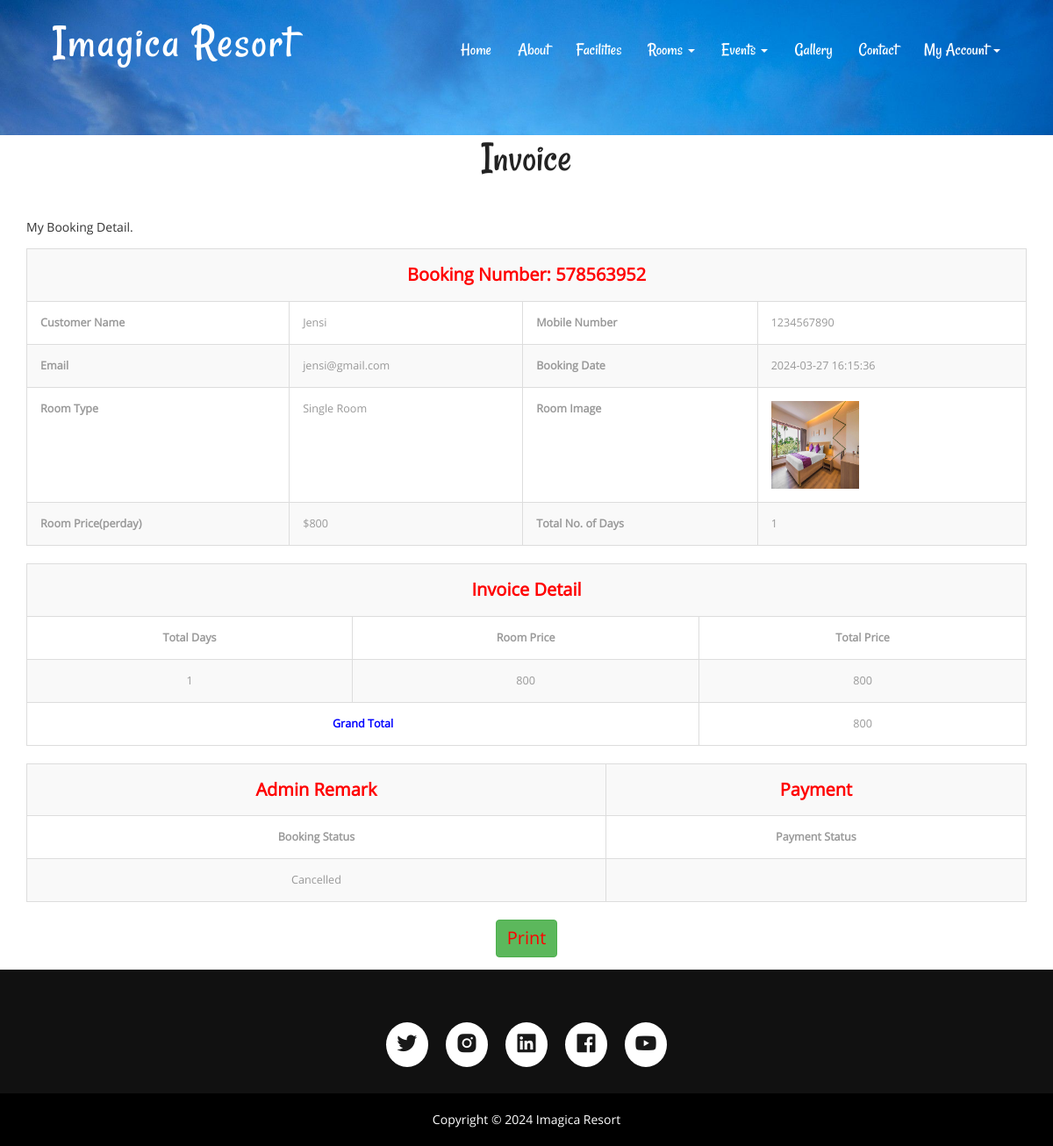
The app's page /invoice.php?invid=3 (signed in) with its own data.
### tables this page shows
CREATE TABLE `tblbooking` (
  `ID` int(10) NOT NULL,
  `RoomId` int(5) DEFAULT NULL,
  `BookingNumber` varchar(120) DEFAULT NULL,
  `UserID` int(5) NOT NULL,
  `IDType` varchar(120) DEFAULT NULL,
  `Gender` varchar(50) DEFAULT NULL,
  `Address` mediumtext DEFAULT NULL,
  `CheckinDate` varchar(200) DEFAULT NULL,
  `CheckoutDate` varchar(200) DEFAULT NULL,
  `BookingDate` timestamp NULL DEFAULT current_timestamp(),
  `Remark` varchar(50) DEFAULT NULL,
  `Status` varchar(50) DEFAULT NULL,
  `UpdationDate` timestamp NULL DEFAULT NULL ON UPDATE current_timestamp(),
  `payment` varchar(20) DEFAULT NULL COMMENT 'unpaid/paid '
);

CREATE TABLE `tbluser` (
  `ID` int(10) NOT NULL,
  `FullName` varchar(200) DEFAULT NULL,
  `MobileNumber` bigint(10) DEFAULT NULL,
  `Email` varchar(120) DEFAULT NULL,
  `Password` varchar(120) DEFAULT NULL,
  `RegDate` timestamp NULL DEFAULT current_timestamp()
);

CREATE TABLE `tblcategory` (
  `ID` int(10) NOT NULL,
  `CategoryName` varchar(120) DEFAULT NULL,
  `Description` mediumtext DEFAULT NULL,
  `Price` int(5) NOT NULL,
  `Date` timestamp NULL DEFAULT current_timestamp()
);

CREATE TABLE `tblroom` (
  `ID` int(10) NOT NULL,
  `RoomType` int(10) DEFAULT NULL,
  `RoomName` varchar(200) DEFAULT NULL,
  `MaxAdult` int(5) DEFAULT NULL,
  `MaxChild` int(5) DEFAULT NULL,
  `RoomDesc` mediumtext DEFAULT NULL,
  `NoofBed` int(5) DEFAULT NULL,
  `Image` varchar(200) DEFAULT NULL,
  `RoomFacility` varchar(200) DEFAULT NULL,
  `CreationDate` timestamp NULL DEFAULT current_timestamp()
);

### invoice.php (the view, shortened to what this page needs)
 <?php
include('includes/dbconnection.php');
if (strlen($_SESSION['hbmsuid']==0)) {
  header('location:logout.php');
  } else{
?>
<!DOCTYPE HTML>
<html>
<head>
<link href="css/bootstrap.css" rel="stylesheet" type="text/css" media="all">
<link href="css/style.css" rel="stylesheet" type="text/css" media="all" />
</head>
<body>
			<div class="header head-top">
				<div class="container">
	<?php include_once('includes/header.php');?>
		</div>
</div>
	<div class="typography">
			<div class="container">
				<div class="typography-info">
					<h2 class="type">Invoice</h2>
				</div>
				<p>My Booking Detail.</p>
				<div class="bs-docs-example">
					<?php
$invid=$_GET['invid'];
$sql="SELECT tblbooking.BookingNumber,tbluser.FullName,DATEDIFF(tblbooking.CheckoutDate,tblbooking.CheckinDate) as ddf,tbluser.MobileNumber,tbluser.Email,tblbooking.IDType,tblbooking.Gender,tblbooking.Address,tblbooking.CheckinDate,tblbooking.CheckoutDate,tblbooking.BookingDate,tblbooking.Remark,tblbooking.Status,tblbooking.UpdationDate,tblbooking.payment,tblcategory.CategoryName,tblcategory.Description,tblcategory.Price,tblroom.RoomName,tblroom.MaxAdult,tblroom.MaxChild,tblroom.RoomDesc,tblroom.NoofBed,tblroom.Image,tblroom.RoomFacility
from tblbooking
join tblroom on tblbooking.RoomId=tblroom.ID
join tblcategory on tblcategory.ID=tblroom.RoomType
join tbluser on tblbooking.UserID=tbluser.ID
where tblbooking.ID=:invid";
$query = $dbh -> prepare($sql);
$query-> bindParam(':invid', $invid, PDO::PARAM_STR);
$query->execute();
$results=$query->fetchAll(PDO::FETCH_OBJ);
$cnt=1;
if($query->rowCount() > 0)
{
foreach($results as $row)
{               ?>
                            <table border="1" class="table table-bordered table-striped table-vcenter js-dataTable-full-pagination">
                                            <tr>
    <th colspan="5" style="text-align: center;color: red;font-size: 20px">Booking Number: <?php  echo $row->BookingNumber;?></th>
  </tr>
  <tr>
    <th>Customer Name</th>
    <td><?php  echo $row->FullName;?></td>
   <th>Mobile Number</th>
    <td colspan="2"><?php  echo $row->MobileNumber;?></td>
  </tr>
  <tr>
    <th>Email</th>
    <td><?php  echo $row->Email;?></td>
    <th>Booking Date</th>
    <td colspan="2"><?php  echo $row->BookingDate;?></td>
  </tr>
   <tr>
    <th>Room Type</th>
    <td><?php  echo $row->CategoryName;?></td>
    <th>Room Image</th>
    <td><img src="admin/images/<?php echo $row->Image;?>" width="100" height="100" value="<?php  echo $row->Image;?>"></td>
  </tr>
 <tr>
    <th>Room Price(perday)</th>
    <td>$<?php  echo $row->Price;?></td>
    <th>Total No. of Days</th>
    <td colspan="2"><?php  echo $row->ddf;?></td>
  </tr>
<table border="1" class="table table-bordered table-striped table-vcenter js-dataTable-full-pagination">
  <tr>
    <th colspan="5" style="text-align: center;color: red;font-size: 20px">Invoice Detail</th>
  </tr>
  <tr>
    <th style="text-align: center;">Total Days</th>
   <th style="text-align: center;">Room Price</th>
   <th style="text-align: center;">Total Price</th>
  </tr>
<tr>
  <td style="text-align: center;"><?php  echo $ddf=$row->ddf;?></td>
  <td style="text-align: center;"><?php  echo $tp= $row->Price;?></td>
<td style="text-align: center;"><?php  echo $total= $ddf*$tp;?></td>
  </tr>
  <?php
$grandtotal+=$total;
$cnt=$cnt+1;} ?>
<tr>
  <th colspan="2" style="text-align:center;color: blue">Grand Total </th>
<td colspan="2" style="text-align: center;"><?php  echo $grandtotal;?></td>
</tr>
<?php $cnt=$cnt+1;} ?>
</table>
<table border="1" class="table table-bordered table-striped table-vcenter js-dataTable-full-pagination">
  <tr>
    <th  style="text-align: center;color: red;font-size: 20px">Admin Remark</th>
    <th  style="text-align: center;color: red;font-size: 20px">Payment</th>
  </tr>
  <tr>
    <th style="text-align: center;">Booking Status</th>
    <th style="text-align: center;">Payment Status</th>
</tr>
<tr>
  <td style="text-align: center;"><?php  echo $status=$row->Status;?></td>
  <td style="text-align: center;"><?php  echo $row->payment;?></td>
</tr>
</table>
</table>
<p style="text-align: center;font-size: 20px">
  <input name="Submit2" type="submit" class="btn btn-success" style="color: red;font-size: 20px" value="Print" onClick="return f3();" style="cursor: pointer;"  /></p>
				</div>
			</div>
	</div>
				<?php include_once('includes/footer.php');?>
</body>
</html>
<?php }  ?>

### css/style.css (style rules this page uses)
h1,h2,h3,h4,h5,h6 { padding:0 0; margin:0 0; }
p { padding:0 0; margin:0 0; }
body { padding:0 0; margin:0 0; font-family: 'OpenSans-Regular' }
.header { background:url(../images/b1.jpg) no-repeat 0px 0px; background-size:cover; -webkit-background-size: cover; -moz-background-size: cover; -o-background-size: cover; -ms-background-size: cover; min-height:764px; padding-bottom: 4em; }
.head-top { min-height: 115px !important; }
.typography-info { text-align: center; margin-bottom: 3em; }
h2.type { font-size: 3.5em; text-transform: capitalize; font-family: 'Rancho-Regular'; color: #222; }
.typography { padding: 0em 0; }
.table > thead > tr > th, .table > tbody > tr > th, .table > tfoot > tr > th, .table > thead > tr > td, .table > tbody > tr > td, .table > tfoot > tr > td { border-top: none !important; }
.bs-docs-example { color: black; margin: 1em 0; }
.table td, .table>tbody>tr>td, .table>tbody>tr>th, .table>tfoot>tr>td, .table>tfoot>tr>th, .table>thead>tr>td, .table>thead>tr>th { padding: 15px!important; }
.table > thead > tr > th, .table > tbody > tr > th, .table > tfoot > tr > th, .table > thead > tr > td, .table > tbody > tr > td, .table > tfoot > tr > td { font-size: 0.9em; color: #999; border-top: none !important; }
@media (max-width:1440px) { .header { min-height: 679px; } }
@media (max-width:1366px) { .header { min-height: 652px; } }
@media (max-width:1280px) { .header { min-height: 602px; } }

### records on screen
tblbooking: BookingNumber "578563952", UserID.FullName "Jensi", UserID.MobileNumber "1234567890", UserID.Email "jensi@gmail.com", BookingDate "2024-03-27 16:15:36", tblcategory.CategoryName "Single Room", RoomId.Image (picture), tblcategory.Price "800", ddf "1", Status "Cancelled"

### other values on screen
$grandtotal "800"
